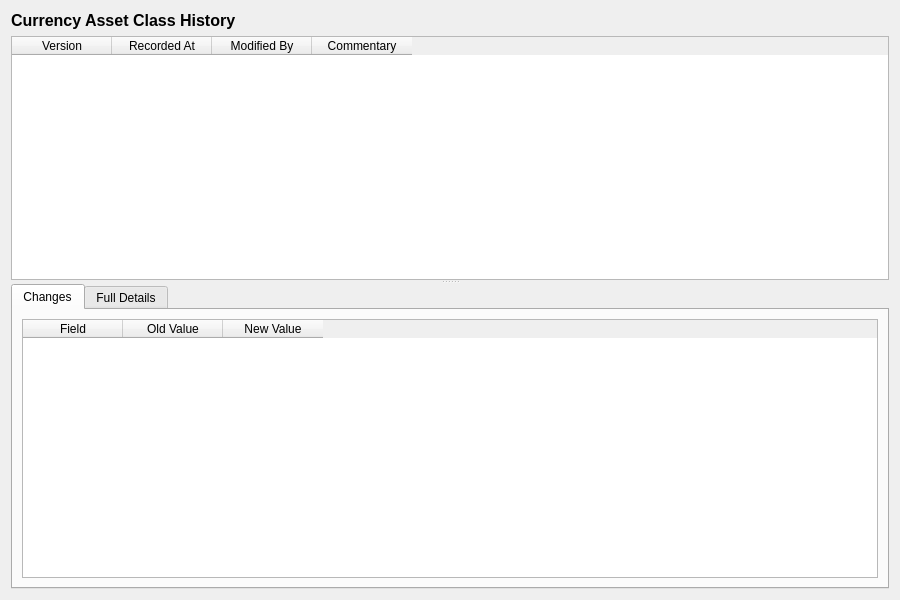
<?xml version="1.0" encoding="UTF-8"?>
<ui version="4.0">
 <class>CurrencyAssetClassHistoryDialog</class>
 <widget class="QWidget" name="CurrencyAssetClassHistoryDialog">
  <property name="geometry">
   <rect>
    <x>0</x>
    <y>0</y>
    <width>900</width>
    <height>600</height>
   </rect>
  </property>
  <property name="windowTitle">
   <string>Currency Asset Class History</string>
  </property>
  <layout class="QVBoxLayout" name="verticalLayout">
   <item>
    <widget class="QLabel" name="titleLabel">
     <property name="font">
      <font>
       <pointsize>12</pointsize>
       <bold>true</bold>
      </font>
     </property>
     <property name="text">
      <string>Currency Asset Class History</string>
     </property>
    </widget>
   </item>
   <item>
    <widget class="QSplitter" name="splitter">
     <property name="orientation">
      <enum>Qt::Vertical</enum>
     </property>
     <widget class="QTableWidget" name="versionListWidget">
      <property name="minimumHeight">
       <number>150</number>
      </property>
      <property name="maximumHeight">
       <number>250</number>
      </property>
      <property name="alternatingRowColors">
       <bool>true</bool>
      </property>
      <property name="editTriggers">
       <set>QAbstractItemView::NoEditTriggers</set>
      </property>
      <property name="selectionMode">
       <enum>QAbstractItemView::SingleSelection</enum>
      </property>
      <property name="selectionBehavior">
       <enum>QAbstractItemView::SelectRows</enum>
      </property>
      <column>
       <property name="text">
        <string>Version</string>
       </property>
      </column>
      <column>
       <property name="text">
        <string>Recorded At</string>
       </property>
      </column>
      <column>
       <property name="text">
        <string>Modified By</string>
       </property>
      </column>
      <column>
       <property name="text">
        <string>Commentary</string>
       </property>
      </column>
     </widget>
     <widget class="QWidget" name="detailWidget">
      <layout class="QVBoxLayout" name="detailLayout">
       <property name="leftMargin">
        <number>0</number>
       </property>
       <property name="topMargin">
        <number>0</number>
       </property>
       <property name="rightMargin">
        <number>0</number>
       </property>
       <property name="bottomMargin">
        <number>0</number>
       </property>
       <item>
        <widget class="QTabWidget" name="tabWidget">
         <property name="currentIndex">
          <number>0</number>
         </property>
         <widget class="QWidget" name="changesTab">
          <attribute name="title">
           <string>Changes</string>
          </attribute>
          <layout class="QVBoxLayout" name="changesTabLayout">
           <item>
            <widget class="QTableWidget" name="changesTableWidget">
             <property name="editTriggers">
              <set>QAbstractItemView::NoEditTriggers</set>
             </property>
             <property name="alternatingRowColors">
              <bool>true</bool>
             </property>
             <property name="selectionMode">
              <enum>QAbstractItemView::SingleSelection</enum>
             </property>
             <property name="selectionBehavior">
              <enum>QAbstractItemView::SelectRows</enum>
             </property>
             <column>
              <property name="text">
               <string>Field</string>
              </property>
             </column>
             <column>
              <property name="text">
               <string>Old Value</string>
              </property>
             </column>
             <column>
              <property name="text">
               <string>New Value</string>
              </property>
             </column>
            </widget>
           </item>
          </layout>
         </widget>
         <widget class="QWidget" name="fullDetailsTab">
          <attribute name="title">
           <string>Full Details</string>
          </attribute>
          <layout class="QVBoxLayout" name="fullDetailsTabLayout">
           <item>
            <widget class="QScrollArea" name="scrollArea">
             <property name="widgetResizable">
              <bool>true</bool>
             </property>
             <widget class="QWidget" name="scrollAreaWidgetContents">
              <property name="geometry">
               <rect>
                <x>0</x>
                <y>0</y>
                <width>560</width>
                <height>450</height>
               </rect>
              </property>
              <layout class="QFormLayout" name="formLayout">
               <item row="0" column="0">
                <widget class="QLabel" name="codeValueLabel">
                 <property name="text">
                  <string>Code:</string>
                 </property>
                </widget>
               </item>
               <item row="0" column="1">
                <widget class="QLabel" name="codeValue">
                 <property name="text">
                  <string/>
                 </property>
                </widget>
               </item>
               <item row="1" column="0">
                <widget class="QLabel" name="nameValueLabel">
                 <property name="text">
                  <string>Name:</string>
                 </property>
                </widget>
               </item>
               <item row="1" column="1">
                <widget class="QLabel" name="nameValue">
                 <property name="text">
                  <string/>
                 </property>
                </widget>
               </item>
               <item row="2" column="0">
                <widget class="QLabel" name="descriptionValueLabel">
                 <property name="text">
                  <string>Description:</string>
                 </property>
                </widget>
               </item>
               <item row="2" column="1">
                <widget class="QLabel" name="descriptionValue">
                 <property name="text">
                  <string/>
                 </property>
                 <property name="wordWrap">
                  <bool>true</bool>
                 </property>
                </widget>
               </item>
               <item row="3" column="0">
                <widget class="QLabel" name="versionNumberLabel">
                 <property name="text">
                  <string>Version:</string>
                 </property>
                </widget>
               </item>
               <item row="3" column="1">
                <widget class="QLabel" name="versionNumberValue">
                 <property name="text">
                  <string/>
                 </property>
                </widget>
               </item>
               <item row="4" column="0">
                <widget class="QLabel" name="modifiedByLabel">
                 <property name="text">
                  <string>Modified By:</string>
                 </property>
                </widget>
               </item>
               <item row="4" column="1">
                <widget class="QLabel" name="modifiedByValue">
                 <property name="text">
                  <string/>
                 </property>
                </widget>
               </item>
               <item row="5" column="0">
                <widget class="QLabel" name="recordedAtLabel">
                 <property name="text">
                  <string>Recorded At:</string>
                 </property>
                </widget>
               </item>
               <item row="5" column="1">
                <widget class="QLabel" name="recordedAtValue">
                 <property name="text">
                  <string/>
                 </property>
                </widget>
               </item>
               <item row="6" column="0">
                <widget class="QLabel" name="changeCommentaryLabel">
                 <property name="text">
                  <string>Change Commentary:</string>
                 </property>
                </widget>
               </item>
               <item row="6" column="1">
                <widget class="QLabel" name="changeCommentaryValue">
                 <property name="text">
                  <string/>
                 </property>
                 <property name="wordWrap">
                  <bool>true</bool>
                 </property>
                </widget>
               </item>
              </layout>
             </widget>
            </widget>
           </item>
          </layout>
         </widget>
        </widget>
       </item>
      </layout>
     </widget>
    </widget>
   </item>
  </layout>
 </widget>
 <resources/>
 <connections/>
</ui>
